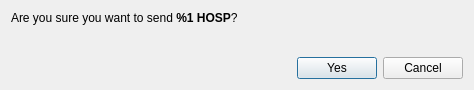
<?xml version="1.0" encoding="UTF-8"?>
<ui version="4.0">
 <class>ConfirmSendDialog</class>
 <widget class="QDialog" name="ConfirmSendDialog">
  <property name="windowModality">
   <enum>Qt::ApplicationModal</enum>
  </property>
  <property name="geometry">
   <rect>
    <x>0</x>
    <y>0</y>
    <width>474</width>
    <height>90</height>
   </rect>
  </property>
  <property name="windowTitle">
   <string>Confirm sending %1 HOSP</string>
  </property>
  <layout class="QVBoxLayout" name="verticalLayout">
   <item>
    <layout class="QVBoxLayout" name="verticalLayout_2">
     <item>
      <widget class="QLabel" name="m_confirmLabel">
       <property name="text">
        <string>&lt;html&gt;&lt;head/&gt;&lt;body&gt;&lt;p&gt;Are you sure you want to send &lt;strong&gt;%1 HOSP&lt;/strong&gt;?&lt;/p&gt;&lt;/body&gt;&lt;/html&gt;</string>
       </property>
       <property name="textFormat">
        <enum>Qt::RichText</enum>
       </property>
      </widget>
     </item>
     <item>
      <widget class="QLabel" name="m_paymentIdLabel">
       <property name="text">
        <string/>
       </property>
       <property name="textFormat">
        <enum>Qt::RichText</enum>
       </property>
      </widget>
     </item>
    </layout>
   </item>
   <item>
    <spacer name="verticalSpacer">
     <property name="orientation">
      <enum>Qt::Vertical</enum>
     </property>
     <property name="sizeHint" stdset="0">
      <size>
       <width>20</width>
       <height>40</height>
      </size>
     </property>
    </spacer>
   </item>
   <item>
    <layout class="QHBoxLayout" name="horizontalLayout_2">
     <item>
      <spacer name="horizontalSpacer">
       <property name="orientation">
        <enum>Qt::Horizontal</enum>
       </property>
       <property name="sizeHint" stdset="0">
        <size>
         <width>40</width>
         <height>20</height>
        </size>
       </property>
      </spacer>
     </item>
     <item>
      <widget class="QPushButton" name="m_okButton">
       <property name="text">
        <string>Yes</string>
       </property>
       <property name="icon">
        <iconset resource="../../resources.qrc">
         <normaloff>:/icons/transaction</normaloff>:/icons/transaction</iconset>
       </property>
      </widget>
     </item>
     <item>
      <widget class="QPushButton" name="m_cancelButton">
       <property name="text">
        <string>Cancel</string>
       </property>
       <property name="icon">
        <iconset resource="../../resources.qrc">
         <normaloff>:/icons/cancel</normaloff>:/icons/cancel</iconset>
       </property>
      </widget>
     </item>
    </layout>
   </item>
  </layout>
 </widget>
 <resources>
  <include location="../../resources.qrc"/>
 </resources>
 <connections>
  <connection>
   <sender>m_okButton</sender>
   <signal>clicked()</signal>
   <receiver>ConfirmSendDialog</receiver>
   <slot>accept()</slot>
   <hints>
    <hint type="sourcelabel">
     <x>500</x>
     <y>62</y>
    </hint>
    <hint type="destinationlabel">
     <x>276</x>
     <y>44</y>
    </hint>
   </hints>
  </connection>
  <connection>
   <sender>m_cancelButton</sender>
   <signal>clicked()</signal>
   <receiver>ConfirmSendDialog</receiver>
   <slot>reject()</slot>
   <hints>
    <hint type="sourcelabel">
     <x>417</x>
     <y>62</y>
    </hint>
    <hint type="destinationlabel">
     <x>276</x>
     <y>44</y>
    </hint>
   </hints>
  </connection>
 </connections>
</ui>
